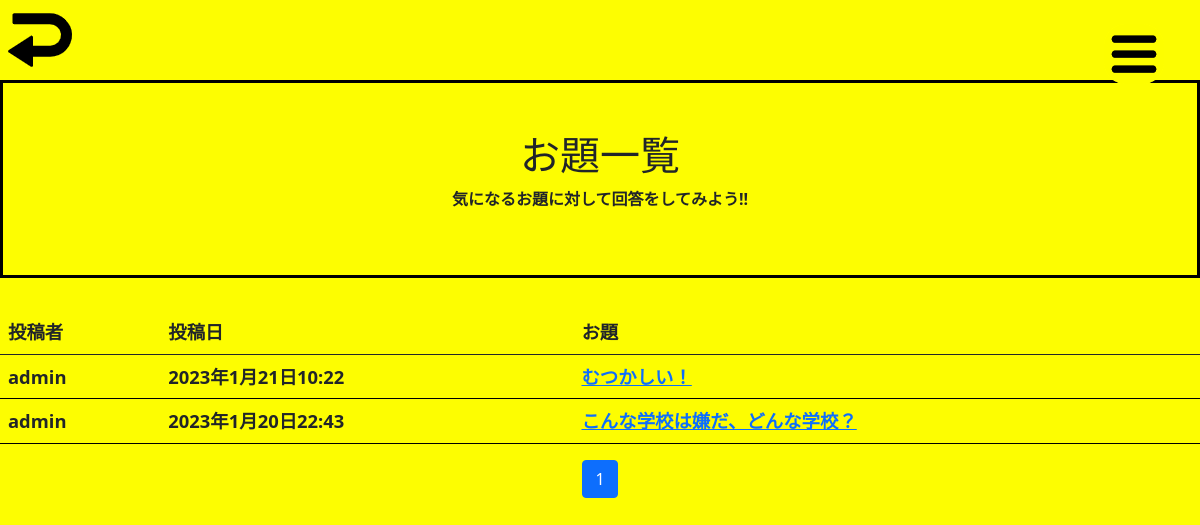
Before: /ningins/1/ with the older database file.
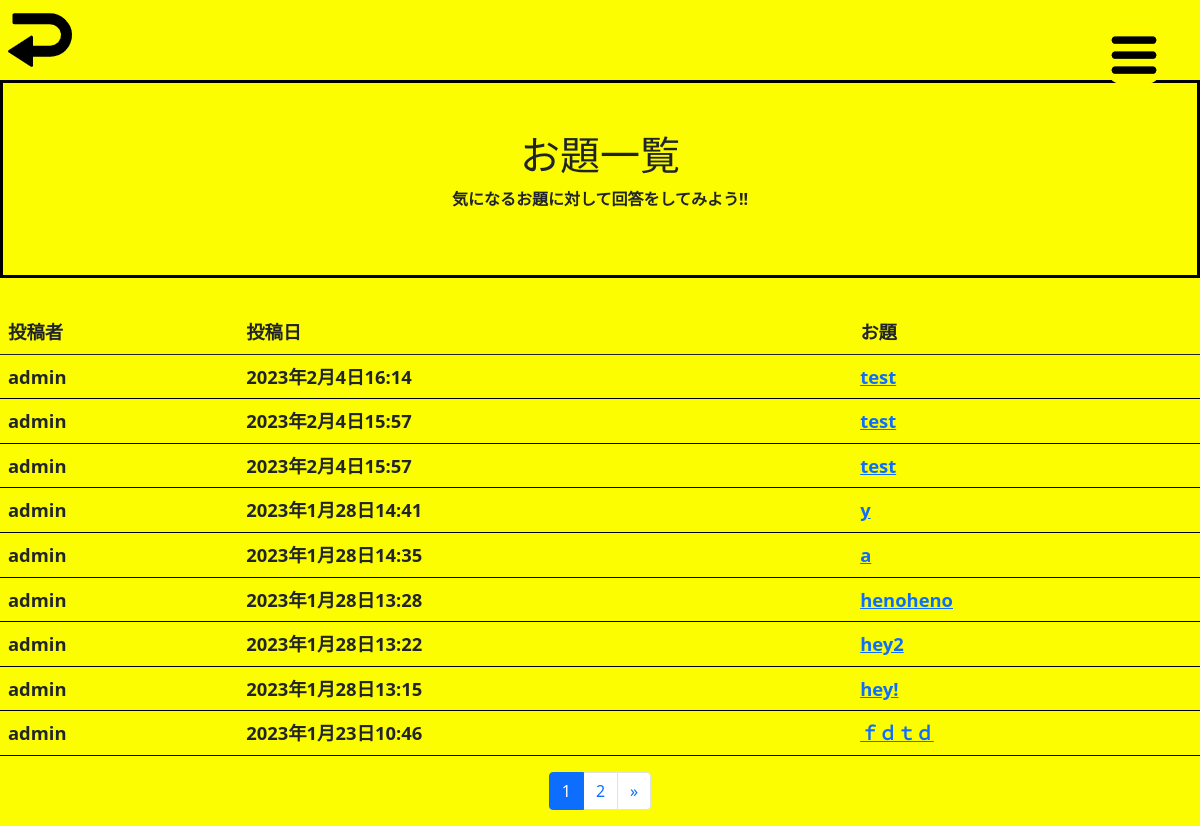
After: the same page with the newer database file.
### Ninjin/models.py (models this page shows)
class Post(models.Model):
    post_by_user = models.ForeignKey(
        CustomUser,
        verbose_name='ユーザー',
        on_delete=models.CASCADE
    )
    post_category = models.ForeignKey(
        Category,
        verbose_name='カテゴリ',
        on_delete=models.PROTECT
    )
    theme_title = models.TextField('お題のタイトル')
    updated_at = models.DateTimeField("更新日", auto_now=True)
    image = models.ImageField(
        verbose_name='イメージ',  # フィールドのタイトル
        upload_to='photos'  # MEDIA＿ROOT以下のフォトファイルに保存
    )
    posted_at = models.DateTimeField(
        verbose_name='投稿日時', # フィールドのタイトル
        auto_now_add=True # 日時を自動追加
    )

### accounts/models.py (models this page shows)
class CustomUser(AbstractUser):
    pass

### Ninjin/views.py (the view)
# urls.py: path("<int:category_id>/", views.answer_list, name="answer_list"),
def answer_list(request, category_id):
    posts = Post.objects.filter(
        post_category=category_id).order_by('-posted_at')
    paginator = Paginator(posts, 9)
    page_number = request.GET.get('page', 1)
    pages = paginator.page(page_number)
    context = {"orderby_records": pages}
    return render(request, "ningins/answer_list.html", context)

### Ninjin/templates/ningins/answer_list.html (shortened to what this page needs)
{% load static %}
<!DOCTYPE html>
<html lang="en">
<head>
    <link href="https://cdn.jsdelivr.net/npm/bootstrap@5.0.2/dist/css/bootstrap.min.css"
          rel="stylesheet"
>
    <link rel="stylesheet" href="{% static 'css/background.css' %}">
    <link rel="stylesheet" href="{% static 'css/answer_list.css' %}">
    <link rel="stylesheet" href="{% static 'css/header.css' %}">
</head>
<body>
{% block content %}
    {% include 'ningins/header.html' %}
<div class="welcome">
    <h1>お題一覧</h1>
    <p>気になるお題に対して回答をしてみよう!!</p>
</div>
{% if orderby_records %}
    <table class="table">
        <thead>
        <tr>
            <th>投稿者</th>
            <th>投稿日</th>
            <th>お題</th>
        </tr>
        </thead>
        <tbody>
        {% for post in orderby_records %}
            <tr>
                <th>{{ post.post_by_user }}</th>
                <th>{{ post.posted_at }}</th>
                <th><a href="{% url 'tested' post.id %}">{{ post.theme_title }}</a>
            </tr>
        {% endfor %}
        </tbody>
    </table>
{% else %}
    <p>お題はまだ投稿されていません。</p>
{% endif %}
{% include "ningins/pagination.html" %}
{% endblock %}
</body>
</html>

### Ninjin/templates/ningins/header.html (shortened to what this page needs)
{% load static %}
<header class="header">
    <div class="nav">
        <label for="drawer_input" class="drawer_open"></label>
    </div>
    <a href="#" onclick="history.back(-1);return false"><img class="back_button" src="{% static 'images/return.png' %}"
                                                             class="return"></a>
</header>

### Ninjin/templates/ningins/pagination.html (shortened to what this page needs)
<ul class="pagination" style="justify-content: center">
    {% for num in orderby_records.paginator.page_range %}
    {% if orderby_records.number == num %}
    <li class="page-item active">
        <span class="page-link">{{ num }}</span>
    </li>
    {% else %}
    <li class="page-item">
        <a class="page-link" href="?page={{ num }}">{{ num }}</a>
    </li>
    {% endif %}
    {% endfor %}
    {%  if orderby_records.has_next %}
    <li class="page-item">
        <a class="page-link"
           href="?page={{ orderby_records.next_page_number }}"
           aria-label="Next">
            <span aria-hidden="true">&raquo</span>
        </a>
    </li>
    {% endif %}
</ul>

### Ninjin/static/css/background.css (style rules this page uses)
body { background-color: #fdfd01; }

### Ninjin/static/css/answer_list.css (style rules this page uses)
.welcome { padding: 3rem 0; margin-bottom: 2rem; background-color: #fdfd01; align-items: center; display: flex; flex-direction: column; border-width: 3px; border-style: solid; border-color: #000000; }
p { font-weight:bold; }
th { padding: 0.5rem; }

### Ninjin/static/css/header.css (style rules this page uses)
.drawer_open { z-index: 100; border: none; width: 60px; height: 60px; background: url("../images/menu_btn.png"); background-size: 100%; cursor: pointer; display: block; position: absolute; right: 3%; top: 3% }

### Ninjin/templates/ningins/answer_list.html (style rules this page uses)
.table { border-color: black; }
th { font-size: 115% }
header { padding: 0.5rem; }

Changed rows visible on the page:
no longer on this page (row unchanged): Post: post_by_user "admin", posted_at "2023年1月21日10:22", theme_title "むつかしい！"
no longer on this page (row unchanged): Post: post_by_user "admin", posted_at "2023年1月20日22:43", theme_title "こんな学校は嫌だ、どんな学校？"
added Post: post_by_user "admin", posted_at "2023年2月4日16:14", theme_title "test"
added Post: post_by_user "admin", posted_at "2023年2月4日15:57", theme_title "test"
added Post: post_by_user "admin", posted_at "2023年2月4日15:57", theme_title "test"
added Post: post_by_user "admin", posted_at "2023年1月28日14:41", theme_title "y"
added Post: post_by_user "admin", posted_at "2023年1月28日14:35", theme_title "a"
added Post: post_by_user "admin", posted_at "2023年1月28日13:28", theme_title "henoheno"
added Post: post_by_user "admin", posted_at "2023年1月28日13:22", theme_title "hey2"
added Post: post_by_user "admin", posted_at "2023年1月28日13:15", theme_title "hey!"
added Post: post_by_user "admin", posted_at "2023年1月23日10:46", theme_title "ｆｄｔｄ"
Other visible differences:
new list line: "2"
